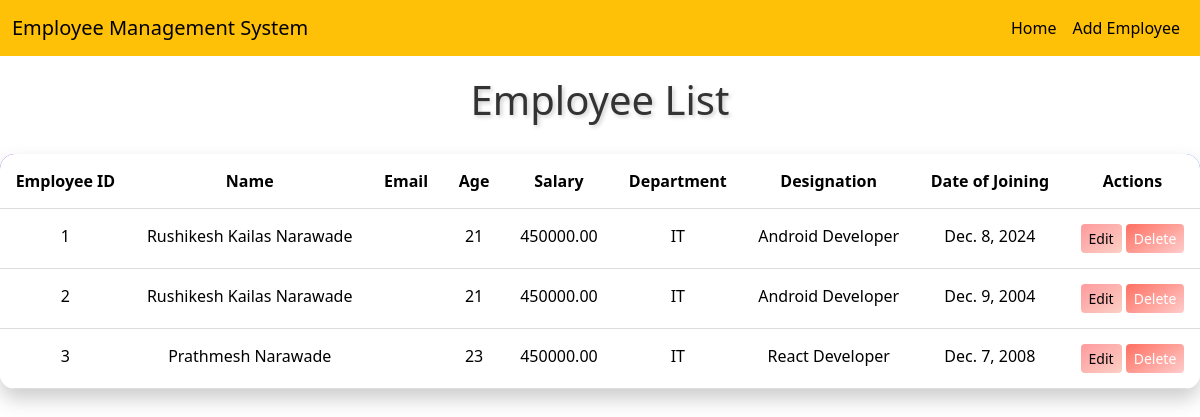
The app's page /emp/emphome/, older data.
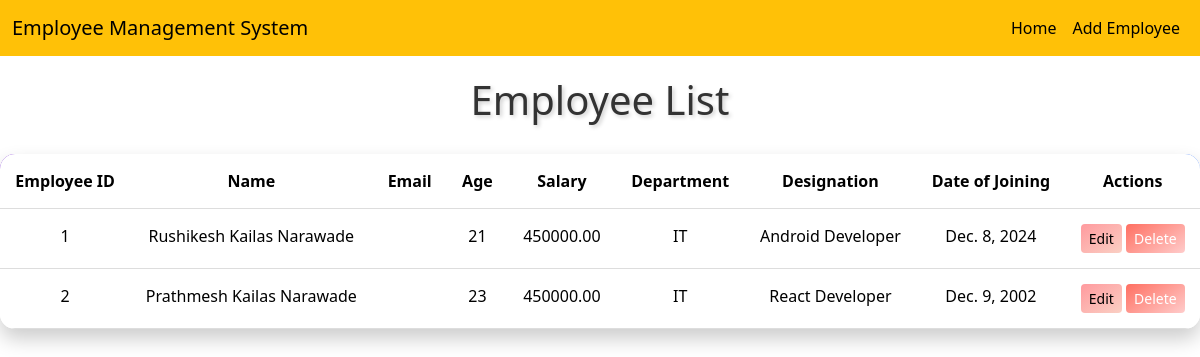
The same page, newer data.
### emp/models.py (models this page shows)
class Emp(models.Model):
    name = models.CharField(max_length=100)
    mail= models.EmailField(max_length=100)
    designation = models.CharField(max_length=100)
    age = models.IntegerField()
    address = models.TextField()
    salary = models.DecimalField(max_digits=10, decimal_places=2)
    department = models.CharField(max_length=100)
    date_of_joining = models.DateField()

### emp/views.py (the view)
# urls.py: path('emphome/',views.emp_home),
def emp_home(request):
    emp=Emp.objects.all()
    return render(request,'emp/index.html',{'emp':emp})

### templates/emp/index.html (shortened to what this page needs)
<!doctype html>
<html lang="en">
  <head>
    <link href="https://cdn.jsdelivr.net/npm/bootstrap@5.3.3/dist/css/bootstrap.min.css" rel="stylesheet">
  </head>
  <body>
    {% include 'emp/navbar.html' %}
    <h1>Employee List</h1>
    <table class="table">
      <thead>
        <tr>
          <th scope="col">Employee ID</th>
          <th>Name</th>
          <th>Email</th>
          <th>Age</th>
          <th>Salary</th>
          <th>Department</th>
          <th>Designation</th>
          <th>Date of Joining</th>
          <th>Actions</th>
        </tr>
      </thead>
      <tbody>
        {% for employee in emp %}
        <tr>
          <td>{{ forloop.counter}}</td>
          <td>{{ employee.name }}</td>
          <td>{{ employee.email }}</td>
          <td>{{ employee.age }}</td>
          <td>{{ employee.salary }}</td>
          <td>{{ employee.department }}</td>
          <td>{{ employee.designation }}</td>
          <td>{{ employee.date_of_joining }}</td>
          <td>
            <a href="/emp/update-emp/{{ employee.id }}" class="btn btn-warning btn-sm">Edit</a>
            <a href="/emp/delete-emp/{{ employee.id }}" class="btn btn-danger btn-sm">Delete</a>
          </td>
        </tr>
        {% endfor %}
      </tbody>
    </table>
  </body>
</html>

### templates/emp/navbar.html (shortened to what this page needs)
<nav class="navbar navbar-expand-lg bg-warning">
    <div class="container-fluid">
        <a class="navbar-brand" href="#">Employee Management System</a>
        <div class="collapse navbar-collapse ms-auto" id="navbarSupportedContent">
            <ul class="navbar-nav ms-auto mb-2 mb-lg-0">
                <li class="nav-item">
                    <a class="nav-link active" aria-current="page" href="/emp/emphome/">Home</a>
                </li>
                <li class="nav-item">
                    <a class="nav-link active" aria-current="page" href="/emp/add-emp/">Add Employee</a>
                </li>
            </ul>
        </div>
    </div>
</nav>

### templates/emp/index.html (style rules this page uses)
h1 { text-align: center; color: #333; text-shadow: 2px 2px 4px rgba(0, 0, 0, 0.2); font-size: 2.5rem; margin-top: 20px; margin-bottom: 30px; }
.table { background: white; border-radius: 15px; box-shadow: 0 10px 20px rgba(0, 0, 0, 0.2); overflow: hidden; border-collapse: separate; border-spacing: 0; }
.table thead { background: linear-gradient(145deg, #6a11cb, #2575fc); color: white; }
.table th, .table td { padding: 15px; text-align: center; border-bottom: 1px solid #ddd; }
.table tbody tr { transition: transform 0.3s ease, box-shadow 0.3s ease; }
.btn { transition: transform 0.2s ease, box-shadow 0.2s ease; }
.btn-warning { background: linear-gradient(145deg, #ff9a9e, #fad0c4); border: none; }
.btn-danger { background: linear-gradient(145deg, #ff6f61, #ffcccb); border: none; }

Row changes from the older to the newer data that the page shows:
removed Emp: name "Rushikesh Kailas Narawade", age "21", salary "450000.00", department "IT", designation "Android Developer", date_of_joining "Dec. 9, 2004"
removed Emp: name "Prathmesh Narawade", age "23", salary "450000.00", department "IT", designation "React Developer", date_of_joining "Dec. 7, 2008"
added Emp: name "Prathmesh Kailas Narawade", age "23", salary "450000.00", department "IT", designation "React Developer", date_of_joining "Dec. 9, 2002"
